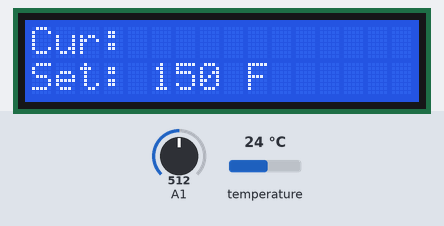
The sketch below on a simulated Arduino Uno, built with avr-gcc and run on an emulated ATmega328P. On the bench: 16×2 character LCD. Inputs (shaded band) come from the test bench; at power-on: A1 = 512, temperature 24 °C.

Above: at 1.2 s.
1.3 s: A1 set to 716
At 3.0 s:
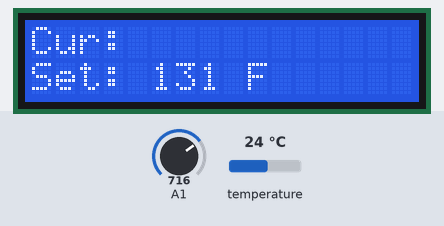
3.3 s: A1 set to 900
At 4.4 s:
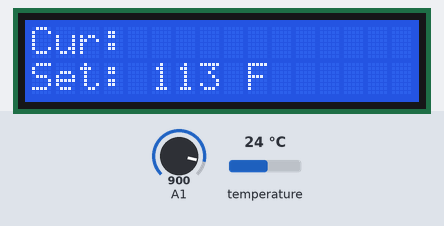
5.0 s: A1 set to 1023
At 5.7 s:
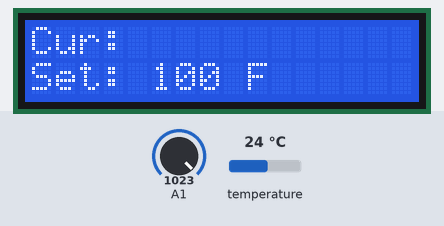
6.7 s: temperature set to 12 °C
At 10.0 s:
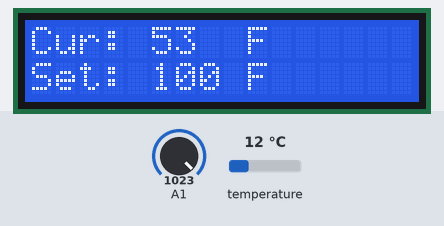
Timing chart, 0 to 11.5 s (numbered marks = the images above; inputs shaded):
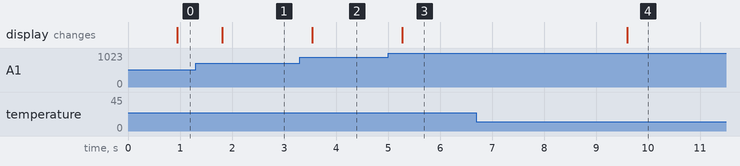

The sketch:

SmokeDuino.ino
```cpp
/*
 * SmokeDuino BBQ monitor
 * Read temperature from DS18B20
 * Turn on heat via PowerSwitch Tail
 * Report current temperature and desired temperature via LCD
 * Set desired temperature via potentiometer
 */

#include <LiquidCrystal.h>
#include <OneWire.h>
#include <DallasTemperature.h>

/* Pin connected to PowerSwitch Tail */
/* I have an LED connected in parallel */
/* so both will turn on at the same time */
int powerpin = 4;

/* Analog pin for potentiometer */
int potPin = 1;

/* Low and high points for temperature settings */
/* see getdesire() below */
int templow = 100;
int temphigh = 200;

int counter = 0;
int temperature = 0;
int desiredtemp = 0;

/* Variable for One Wire Bus */
#define ONE_WIRE_BUS 3 /*-(Connect to Pin 3 )-*/

/* Set up a oneWire instance to communicate with any OneWire device */
/* By using this, we don't need to know what the address for the */
/* device */
OneWire ourWire(ONE_WIRE_BUS);

/* Tell Dallas Temperature Library to use oneWire Library */
DallasTemperature sensors(&ourWire);

/* Set up LCD display on pins 7-12 */
LiquidCrystal lcd(7, 8, 9, 10, 11, 12);

/*
 * setup() - this function runs once when you turn your Arduino on
 * We initialize the serial connection with the computer
 */
void setup()
{
  /* initial LCD display */
  lcd.begin(16,2);
  lcd.print("Cur:");
  lcd.setCursor(0,1);
  lcd.print("Set:");
  /*-( Start up the DallasTemperature library )-*/
  sensors.begin();
  /* Set up powerpin to be output */
  pinMode(powerpin,OUTPUT);
  /* Make sure PowerSwitch Tail is off */
  digitalWrite(powerpin,LOW);
}

void loop()                     // run over and over again
{
  sensors.requestTemperatures(); // Send the command to get temperatures

  /* Grab the temperature in F */
  temperature=sensors.getTempFByIndex(0);

  /* What temperature are we looking for? */
  desiredtemp=int(getdesire(potPin));

  /* Don't delay too often when turning on */
  /* and off the temperature */
  delay(100);
  if ((counter == 10)) {
    lcd.setCursor(5,0);
    lcd.print(temperature);
    lcd.print("  ");
    lcd.setCursor(9,0);
    lcd.print("F");
    counter = 0;
    if ((temperature < desiredtemp) && ( temperature > 0 )) {
      digitalWrite(powerpin, HIGH);
    }
    else {
      digitalWrite(powerpin, LOW);
    }
  }
  /* Print out the temperature we want to be set to */
  /* We update this continually so there's a smooth change */
  /* when turning the knob */
  lcd.setCursor(5,1);
  lcd.print(desiredtemp);
  lcd.print("  ");
  lcd.setCursor(9,1);
  lcd.print("F");
  counter = counter + 1;
}

/* Not sure why I made this a function, but whatever */
/* Translate the value from the pot to a value between */
/* templow and temphigh */
float getdesire(int pin){
  return (map(analogRead(pin), 0, 1023, temphigh, templow)) ;
}
```

Measured:
- after the input at 1.3 s, the display: changes after 0.51 s (image 1)
- after the input at 3.3 s, the display: changes after 0.24 s (image 2)
- after the input at 5.0 s, the display: changes after 0.27 s (image 3)
- after the input at 6.7 s, the display: changes after 2.9 s (image 4)
